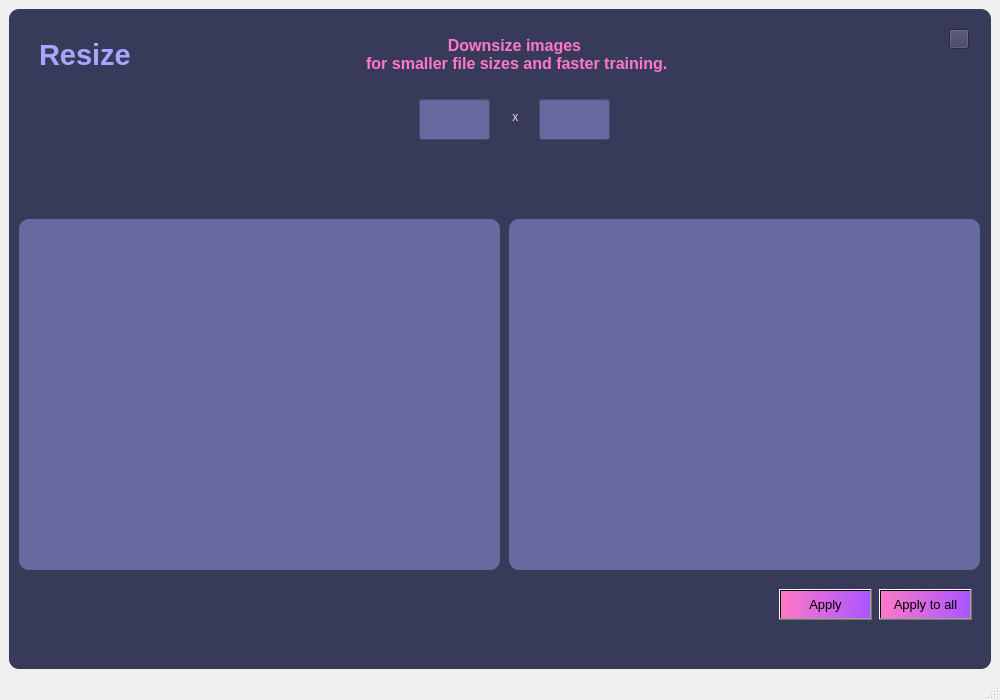
<?xml version="1.0" encoding="UTF-8"?>
<ui version="4.0">
 <class>ResizeWindow</class>
 <widget class="QMainWindow" name="ResizeWindow">
  <property name="geometry">
   <rect>
    <x>0</x>
    <y>0</y>
    <width>1000</width>
    <height>700</height>
   </rect>
  </property>
  <property name="windowTitle">
   <string>MainWindow</string>
  </property>
  <widget class="QWidget" name="centralwidget">
   <layout class="QVBoxLayout" name="verticalLayout">
    <item>
     <widget class="QFrame" name="frame">
      <property name="styleSheet">
       <string notr="true">QFrame {
	background-color: rgb(56,58,89);
	color:rgb(220,220,220);
	border-radius : 10px;
}</string>
      </property>
      <property name="frameShape">
       <enum>QFrame::StyledPanel</enum>
      </property>
      <property name="frameShadow">
       <enum>QFrame::Raised</enum>
      </property>
      <widget class="QLabel" name="label_2">
       <property name="geometry">
        <rect>
         <x>30</x>
         <y>20</y>
         <width>131</width>
         <height>51</height>
        </rect>
       </property>
       <property name="font">
        <font>
         <pointsize>22</pointsize>
         <weight>75</weight>
         <bold>true</bold>
        </font>
       </property>
       <property name="styleSheet">
        <string notr="true">
color: rgb(165, 167, 255);</string>
       </property>
       <property name="text">
        <string>Resize</string>
       </property>
      </widget>
      <widget class="QLabel" name="label_desqription">
       <property name="geometry">
        <rect>
         <x>250</x>
         <y>20</y>
         <width>511</width>
         <height>51</height>
        </rect>
       </property>
       <property name="font">
        <font>
         <pointsize>12</pointsize>
         <weight>75</weight>
         <bold>true</bold>
        </font>
       </property>
       <property name="styleSheet">
        <string notr="true">color:rgb(254,121,199);</string>
       </property>
       <property name="text">
        <string>Downsize images
 for smaller file sizes and faster training.</string>
       </property>
       <property name="textFormat">
        <enum>Qt::PlainText</enum>
       </property>
       <property name="alignment">
        <set>Qt::AlignCenter</set>
       </property>
      </widget>
      <widget class="QLabel" name="label_original_image">
       <property name="geometry">
        <rect>
         <x>10</x>
         <y>210</y>
         <width>481</width>
         <height>351</height>
        </rect>
       </property>
       <property name="styleSheet">
        <string notr="true">background-color: rgb(102, 106, 161);</string>
       </property>
       <property name="text">
        <string/>
       </property>
      </widget>
      <widget class="QLabel" name="label_resized_image">
       <property name="geometry">
        <rect>
         <x>500</x>
         <y>210</y>
         <width>471</width>
         <height>351</height>
        </rect>
       </property>
       <property name="styleSheet">
        <string notr="true">background-color: rgb(102, 106, 161);</string>
       </property>
       <property name="text">
        <string/>
       </property>
      </widget>
      <widget class="QLabel" name="label_3">
       <property name="geometry">
        <rect>
         <x>500</x>
         <y>100</y>
         <width>16</width>
         <height>16</height>
        </rect>
       </property>
       <property name="text">
        <string> x</string>
       </property>
      </widget>
      <widget class="QPushButton" name="pushButton_4">
       <property name="geometry">
        <rect>
         <x>940</x>
         <y>20</y>
         <width>20</width>
         <height>20</height>
        </rect>
       </property>
       <property name="styleSheet">
        <string notr="true">background-color: rgb(56,58,89);</string>
       </property>
       <property name="text">
        <string/>
       </property>
       <property name="icon">
        <iconset>
         <normaloff>exit2.png</normaloff>exit2.png</iconset>
       </property>
       <property name="iconSize">
        <size>
         <width>20</width>
         <height>20</height>
        </size>
       </property>
      </widget>
      <widget class="QLineEdit" name="height">
       <property name="geometry">
        <rect>
         <x>410</x>
         <y>90</y>
         <width>71</width>
         <height>41</height>
        </rect>
       </property>
       <property name="styleSheet">
        <string notr="true">background-color: rgb(102, 106, 161);</string>
       </property>
       <property name="text">
        <string/>
       </property>
      </widget>
      <widget class="QLineEdit" name="width">
       <property name="geometry">
        <rect>
         <x>530</x>
         <y>90</y>
         <width>71</width>
         <height>41</height>
        </rect>
       </property>
       <property name="styleSheet">
        <string notr="true">background-color: rgb(102, 106, 161);</string>
       </property>
      </widget>
      <widget class="QPushButton" name="pushButton">
       <property name="geometry">
        <rect>
         <x>770</x>
         <y>580</y>
         <width>93</width>
         <height>31</height>
        </rect>
       </property>
       <property name="font">
        <font>
         <pointsize>10</pointsize>
        </font>
       </property>
       <property name="styleSheet">
        <string notr="true">background-color: qlineargradient(spread:pad, x1:0, y1:0.5, x2:1, y2:0.506, stop:0 rgba(254, 121, 199, 255), stop:1 rgba(170, 85, 255, 255));</string>
       </property>
       <property name="text">
        <string>Apply</string>
       </property>
      </widget>
      <widget class="QPushButton" name="pushButton_5">
       <property name="geometry">
        <rect>
         <x>870</x>
         <y>580</y>
         <width>93</width>
         <height>31</height>
        </rect>
       </property>
       <property name="font">
        <font>
         <pointsize>10</pointsize>
        </font>
       </property>
       <property name="styleSheet">
        <string notr="true">background-color: qlineargradient(spread:pad, x1:0, y1:0.5, x2:1, y2:0.506, stop:0 rgba(254, 121, 199, 255), stop:1 rgba(170, 85, 255, 255));</string>
       </property>
       <property name="text">
        <string>Apply to all</string>
       </property>
      </widget>
     </widget>
    </item>
   </layout>
  </widget>
  <widget class="QMenuBar" name="menubar">
   <property name="geometry">
    <rect>
     <x>0</x>
     <y>0</y>
     <width>1000</width>
     <height>26</height>
    </rect>
   </property>
  </widget>
  <widget class="QStatusBar" name="statusbar"/>
 </widget>
 <resources/>
 <connections/>
</ui>
